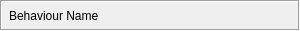
<?xml version="1.0" encoding="UTF-8"?>
<ui version="4.0">
 <class>Frame</class>
 <widget class="QFrame" name="Frame">
  <property name="geometry">
   <rect>
    <x>0</x>
    <y>0</y>
    <width>300</width>
    <height>31</height>
   </rect>
  </property>
  <property name="windowTitle">
   <string>Frame</string>
  </property>
  <property name="autoFillBackground">
   <bool>true</bool>
  </property>
  <property name="styleSheet">
   <string notr="true"/>
  </property>
  <property name="frameShape">
   <enum>QFrame::Box</enum>
  </property>
  <property name="frameShadow">
   <enum>QFrame::Sunken</enum>
  </property>
  <layout class="QHBoxLayout" name="horizontalLayout">
   <property name="leftMargin">
    <number>6</number>
   </property>
   <property name="topMargin">
    <number>2</number>
   </property>
   <property name="rightMargin">
    <number>2</number>
   </property>
   <property name="bottomMargin">
    <number>2</number>
   </property>
   <item>
    <widget class="QPushButton" name="LabelButton">
     <property name="enabled">
      <bool>true</bool>
     </property>
     <property name="sizePolicy">
      <sizepolicy hsizetype="Minimum" vsizetype="Minimum">
       <horstretch>0</horstretch>
       <verstretch>0</verstretch>
      </sizepolicy>
     </property>
     <property name="autoFillBackground">
      <bool>false</bool>
     </property>
     <property name="styleSheet">
      <string notr="true">font: 9pt &quot;MS Shell Dlg 2&quot;; text-align:left;</string>
     </property>
     <property name="text">
      <string>Behaviour Name</string>
     </property>
     <property name="checkable">
      <bool>false</bool>
     </property>
     <property name="checked">
      <bool>false</bool>
     </property>
     <property name="default">
      <bool>false</bool>
     </property>
     <property name="flat">
      <bool>true</bool>
     </property>
    </widget>
   </item>
  </layout>
 </widget>
 <resources/>
 <connections/>
</ui>
